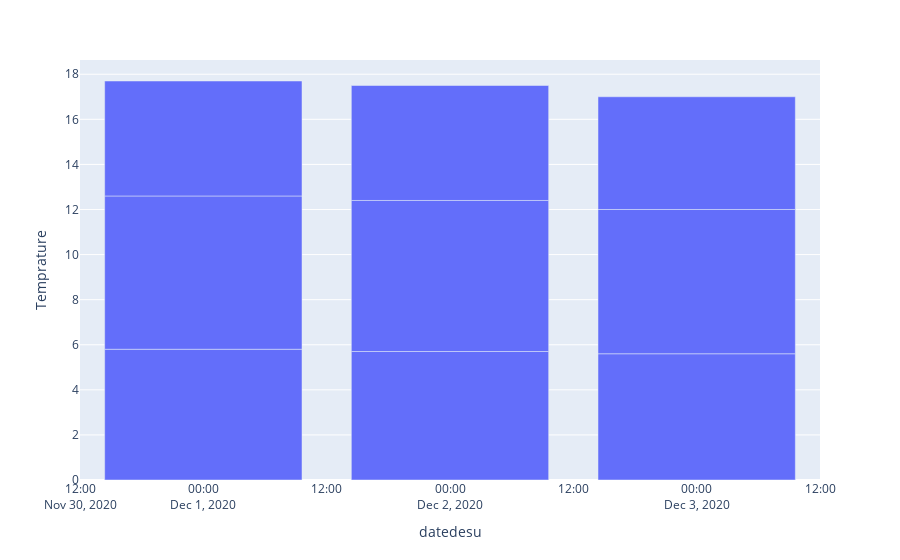
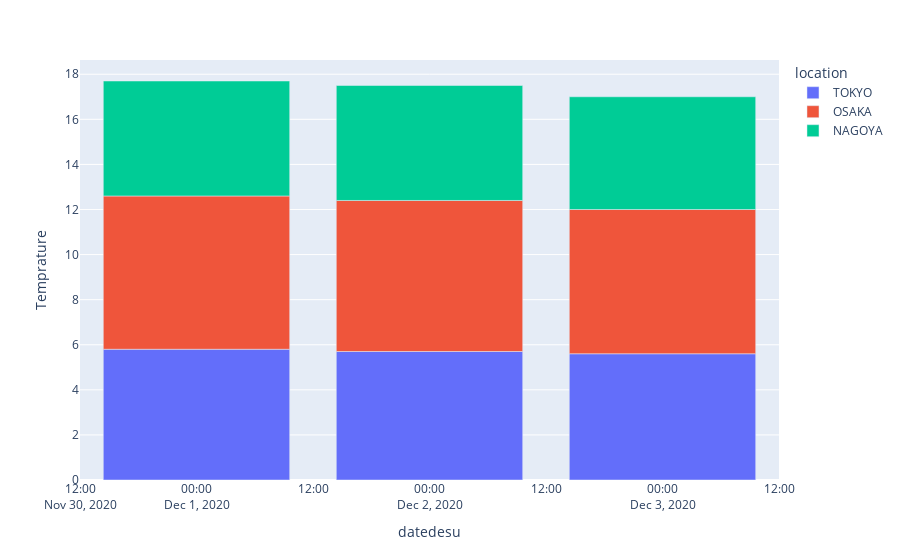
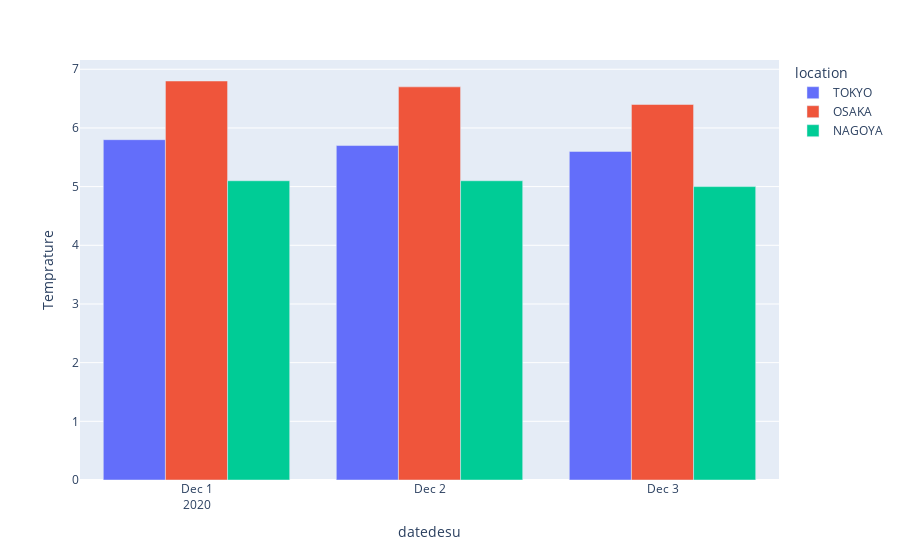

Notebook code cell kept with these figures, in order:
### Code cell
import plotly.express as px

#px.bar(tidy_df).show()
px.bar(tidy_df,x="datedesu",y="Temprature").show()
px.bar(tidy_df,x="datedesu",y="Temprature",color="location").show()
px.bar(tidy_df,x="datedesu",y="Temprature",color="location",barmode="group").show()

### Figure 1 — Plotly figure (JSON) as saved in the notebook; plotly's stock layout.template omitted (floating-point values rounded to 4 significant figures)
{"data": [{"alignmentgroup": "True", "hovertemplate": "datedesu=%{x}<br>Temprature=%{y}<extra></extra>", "legendgroup": "", "marker": {"color": "#636efa"}, "name": "", "offsetgroup": "", "orientation": "v", "showlegend": false, "textposition": "auto", "type": "bar", "x": ["2020-12-01T00:00:00", "2020-12-01T00:00:00", "2020-12-01T00:00:00", "2020-12-02T00:00:00", "2020-12-02T00:00:00", "2020-12-02T00:00:00", "2020-12-03T00:00:00", "2020-12-03T00:00:00", "2020-12-03T00:00:00"], "xaxis": "x", "y": [5.8, 6.8, 5.1, 5.7, 6.7, 5.1, 5.6, 6.4, 5], "yaxis": "y"}], "layout": {"barmode": "relative", "legend": {"tracegroupgap": 0}, "margin": {"t": 60}, "xaxis": {"anchor": "y", "domain": [0, 1], "title": {"text": "datedesu"}}, "yaxis": {"anchor": "x", "domain": [0, 1], "title": {"text": "Temprature"}}}}

### Figure 2 — Plotly figure (JSON) as saved in the notebook; plotly's stock layout.template omitted (floating-point values rounded to 4 significant figures)
{"data": [{"alignmentgroup": "True", "hovertemplate": "location=TOKYO<br>datedesu=%{x}<br>Temprature=%{y}<extra></extra>", "legendgroup": "TOKYO", "marker": {"color": "#636efa"}, "name": "TOKYO", "offsetgroup": "TOKYO", "orientation": "v", "showlegend": true, "textposition": "auto", "type": "bar", "x": ["2020-12-01T00:00:00", "2020-12-02T00:00:00", "2020-12-03T00:00:00"], "xaxis": "x", "y": [5.8, 5.7, 5.6], "yaxis": "y"}, {"alignmentgroup": "True", "hovertemplate": "location=OSAKA<br>datedesu=%{x}<br>Temprature=%{y}<extra></extra>", "legendgroup": "OSAKA", "marker": {"color": "#EF553B"}, "name": "OSAKA", "offsetgroup": "OSAKA", "orientation": "v", "showlegend": true, "textposition": "auto", "type": "bar", "x": ["2020-12-01T00:00:00", "2020-12-02T00:00:00", "2020-12-03T00:00:00"], "xaxis": "x", "y": [6.8, 6.7, 6.4], "yaxis": "y"}, {"alignmentgroup": "True", "hovertemplate": "location=NAGOYA<br>datedesu=%{x}<br>Temprature=%{y}<extra></extra>", "legendgroup": "NAGOYA", "marker": {"color": "#00cc96"}, "name": "NAGOYA", "offsetgroup": "NAGOYA", "orientation": "v", "showlegend": true, "textposition": "auto", "type": "bar", "x": ["2020-12-01T00:00:00", "2020-12-02T00:00:00", "2020-12-03T00:00:00"], "xaxis": "x", "y": [5.1, 5.1, 5], "yaxis": "y"}], "layout": {"barmode": "relative", "legend": {"title": {"text": "location"}, "tracegroupgap": 0}, "margin": {"t": 60}, "xaxis": {"anchor": "y", "domain": [0, 1], "title": {"text": "datedesu"}}, "yaxis": {"anchor": "x", "domain": [0, 1], "title": {"text": "Temprature"}}}}

### Figure 3 — Plotly figure (JSON) as saved in the notebook; plotly's stock layout.template omitted (floating-point values rounded to 4 significant figures)
{"data": [{"alignmentgroup": "True", "hovertemplate": "location=TOKYO<br>datedesu=%{x}<br>Temprature=%{y}<extra></extra>", "legendgroup": "TOKYO", "marker": {"color": "#636efa"}, "name": "TOKYO", "offsetgroup": "TOKYO", "orientation": "v", "showlegend": true, "textposition": "auto", "type": "bar", "x": ["2020-12-01T00:00:00", "2020-12-02T00:00:00", "2020-12-03T00:00:00"], "xaxis": "x", "y": [5.8, 5.7, 5.6], "yaxis": "y"}, {"alignmentgroup": "True", "hovertemplate": "location=OSAKA<br>datedesu=%{x}<br>Temprature=%{y}<extra></extra>", "legendgroup": "OSAKA", "marker": {"color": "#EF553B"}, "name": "OSAKA", "offsetgroup": "OSAKA", "orientation": "v", "showlegend": true, "textposition": "auto", "type": "bar", "x": ["2020-12-01T00:00:00", "2020-12-02T00:00:00", "2020-12-03T00:00:00"], "xaxis": "x", "y": [6.8, 6.7, 6.4], "yaxis": "y"}, {"alignmentgroup": "True", "hovertemplate": "location=NAGOYA<br>datedesu=%{x}<br>Temprature=%{y}<extra></extra>", "legendgroup": "NAGOYA", "marker": {"color": "#00cc96"}, "name": "NAGOYA", "offsetgroup": "NAGOYA", "orientation": "v", "showlegend": true, "textposition": "auto", "type": "bar", "x": ["2020-12-01T00:00:00", "2020-12-02T00:00:00", "2020-12-03T00:00:00"], "xaxis": "x", "y": [5.1, 5.1, 5], "yaxis": "y"}], "layout": {"barmode": "group", "legend": {"title": {"text": "location"}, "tracegroupgap": 0}, "margin": {"t": 60}, "xaxis": {"anchor": "y", "domain": [0, 1], "title": {"text": "datedesu"}}, "yaxis": {"anchor": "x", "domain": [0, 1], "title": {"text": "Temprature"}}}}
